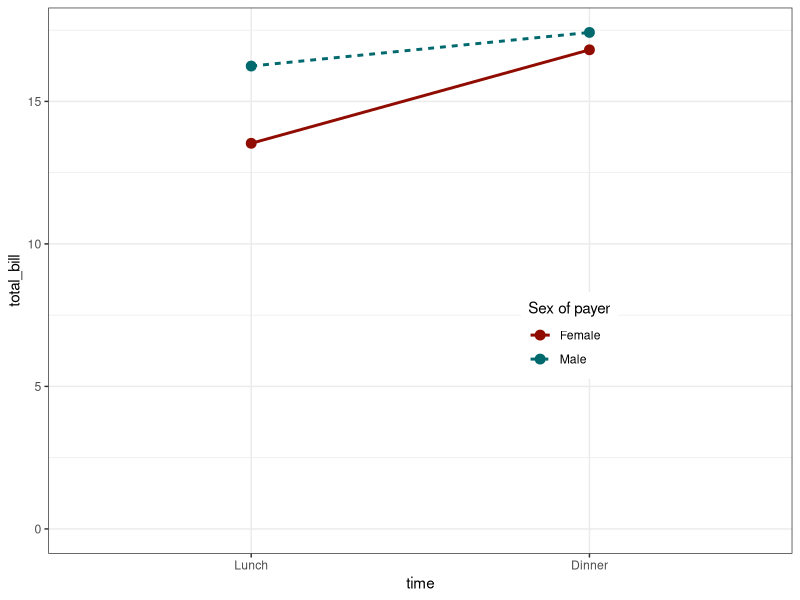

This figure's R source:
# make a data manually
df1 <- df1 <- data.frame(sex       = factor(c("Female","Female","Male","Male")),
                         time       = factor(c("Lunch","Dinner","Lunch","Dinner"), levels=c("Lunch","Dinner")),
                         total_bill = c(13.53, 16.81, 16.24, 17.42))
library(ggplot2)
p <- ggplot(data=df1, aes(x = time, y = total_bill, group = sex, colour = sex))
p + geom_line(aes(linetype=sex), size = 1) + ylim(0, max(df1$total_bill)) + geom_point(size = 3, fill = "white") + scale_colour_hue(name = "Sex of payer", l = 30) +
  scale_shape_manual(name = "test",values = c(19,22)) + scale_linetype_discrete(name = "Sex of payer") +
  theme_bw() + theme(legend.position=c(.7,.4))